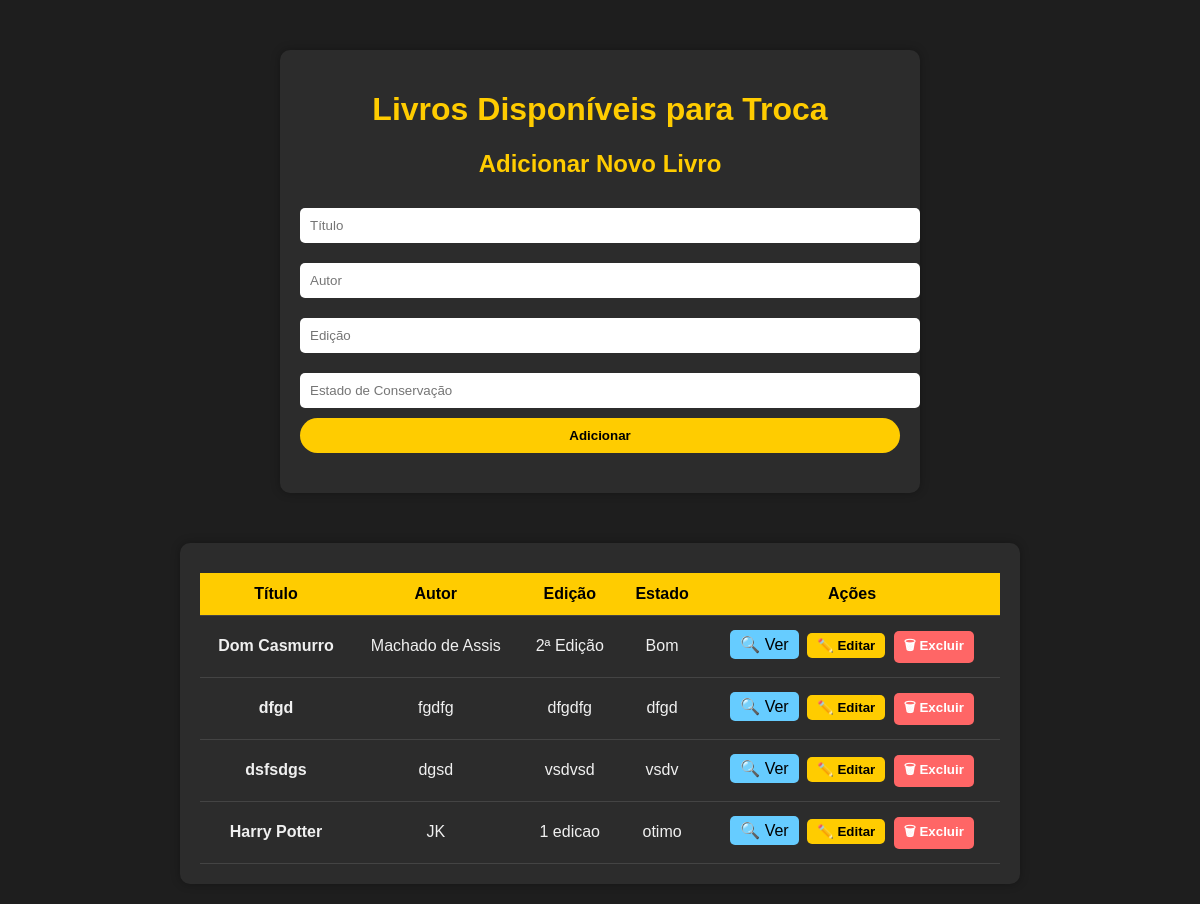
The page / on the database its author committed.
### app.py (models this page shows)
class Livro(db.Model):
    id = db.Column(db.Integer, primary_key=True)
    titulo = db.Column(db.String(100), nullable=False)
    autor = db.Column(db.String(100), nullable=False)
    edicao = db.Column(db.String(50), nullable=False)
    estado = db.Column(db.String(50), nullable=False)
    resenhas = db.relationship('Resenha', backref='livro', lazy=True)

### app.py (the view)
@app.route('/')
def index():
    livros = Livro.query.all()
    return render_template('index.html', livros=livros)

### templates/index.html (shortened to what this page needs)
<!DOCTYPE html>
<html lang="pt-BR">
<head>
    <link rel="stylesheet" href="/static/style.css">
</head>
<body>
    <div class="container">
        <h1>Livros Disponíveis para Troca</h1>
        <h2>Adicionar Novo Livro</h2>
        <form id="livroForm">
            <input type="text" name="titulo" placeholder="Título" required>
            <input type="text" name="autor" placeholder="Autor" required>
            <input type="text" name="edicao" placeholder="Edição" required>
            <input type="text" name="estado" placeholder="Estado de Conservação" required>
            <button type="submit">Adicionar</button>
        </form>
    </div>
    <div class="table-container">
        <table>
            <thead>
                <tr>
                    <th>Título</th>
                    <th>Autor</th>
                    <th>Edição</th>
                    <th>Estado</th>
                    <th>Ações</th>
                </tr>
            </thead>
            <tbody id="livrosTable">
                {% for livro in livros %}
                <tr data-id="{{ livro.id }}">
                    <td><strong>{{ livro.titulo }}</strong></td>
                    <td>{{ livro.autor }}</td>
                    <td>{{ livro.edicao }}</td>
                    <td>{{ livro.estado }}</td>
                    <td>
                        <a href="/livro/{{ livro.id }}" class="view-btn">🔍 Ver</a>
                        <button class="edit-btn" data-id="{{ livro.id }}">✏️ Editar</button>
                        <button class="delete-btn" data-id="{{ livro.id }}">🗑 Excluir</button>
                    </td>
                </tr>
                {% endfor %}
            </tbody>
        </table>
    </div>
</body>
</html>

### static/style.css (style rules this page uses)
body { font-family: Arial, sans-serif; background-color: #1e1e1e; color: #f0f0f0; text-align: center; margin: 0; padding: 0; }
.container { max-width: 600px; margin: 50px auto; background: #2c2c2c; padding: 20px; border-radius: 10px; box-shadow: 0px 0px 10px rgba(0, 0, 0, 0.3); }
h1, h2 { color: #ffcc00; }
form { display: flex; flex-direction: column; margin-bottom: 20px; }
input { width: 100%; padding: 10px; margin: 10px 0; border-radius: 5px; border: none; }
button { background: #ffcc00; border: none; padding: 10px; border-radius: 20px; cursor: pointer; font-weight: bold; transition: background 0.3s ease; }
.table-container { max-width: 800px; margin: 20px auto; background: #2c2c2c; padding: 20px; border-radius: 10px; box-shadow: 0px 0px 10px rgba(0, 0, 0, 0.3); }
table { width: 100%; border-collapse: collapse; margin-top: 10px; }
thead { background-color: #ffcc00; color: #000; }
th, td { padding: 12px; border-bottom: 1px solid #444; text-align: center; }
.view-btn { background-color: #66ccff; color: #000; padding: 5px 10px; border-radius: 5px; text-decoration: none; margin-right: 5px; display: inline-block; transition: background 0.3s ease; }
.delete-btn { background-color: #ff6666; color: white; padding: 5px 10px; border: none; border-radius: 5px; cursor: pointer; transition: background 0.3s ease; }
.edit-btn { background-color: #ffcc00; color: black; padding: 5px 10px; border: none; border-radius: 5px; cursor: pointer; transition: background 0.3s ease; margin-right: 5px; }
td .view-btn, td .edit-btn, td .delete-btn { display: inline-block; margin: 2px; }

### rows shown on the page
Livro: titulo "Dom Casmurro", autor "Machado de Assis", edicao "2ª Edição", estado "Bom"
Livro: titulo "dfgd", autor "fgdfg", edicao "dfgdfg", estado "dfgd"
Livro: titulo "dsfsdgs", autor "dgsd", edicao "vsdvsd", estado "vsdv"
Livro: titulo "Harry Potter", autor "JK", edicao "1 edicao", estado "otimo"
